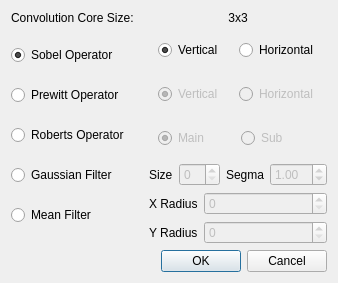
<?xml version="1.0" encoding="UTF-8"?>
<ui version="4.0">
 <class>BuiltInConvolutionDialog</class>
 <widget class="QDialog" name="BuiltInConvolutionDialog">
  <property name="geometry">
   <rect>
    <x>0</x>
    <y>0</y>
    <width>338</width>
    <height>272</height>
   </rect>
  </property>
  <property name="windowTitle">
   <string>Built-in Convolution</string>
  </property>
  <property name="windowIcon">
   <iconset resource="images.qrc">
    <normaloff>:/images/filter.png</normaloff>:/images/filter.png</iconset>
  </property>
  <layout class="QVBoxLayout" name="verticalLayout_3">
   <item>
    <layout class="QGridLayout" name="gridLayout">
     <item row="0" column="0">
      <widget class="QLabel" name="label_4">
       <property name="text">
        <string>Convolution Core Size:</string>
       </property>
      </widget>
     </item>
     <item row="0" column="1">
      <widget class="QLabel" name="sizeLabel">
       <property name="text">
        <string>3x3</string>
       </property>
       <property name="alignment">
        <set>Qt::AlignCenter</set>
       </property>
      </widget>
     </item>
     <item row="1" column="0">
      <layout class="QVBoxLayout" name="verticalLayout">
       <item>
        <widget class="QRadioButton" name="sobelButton">
         <property name="text">
          <string>Sobel Operator</string>
         </property>
         <property name="checked">
          <bool>true</bool>
         </property>
        </widget>
       </item>
       <item>
        <widget class="QRadioButton" name="prewittButton">
         <property name="text">
          <string>Prewitt Operator</string>
         </property>
        </widget>
       </item>
       <item>
        <widget class="QRadioButton" name="robertsButton">
         <property name="text">
          <string>Roberts Operator</string>
         </property>
         <property name="checked">
          <bool>false</bool>
         </property>
        </widget>
       </item>
       <item>
        <widget class="QRadioButton" name="gaussButton">
         <property name="text">
          <string>Gaussian Filter</string>
         </property>
        </widget>
       </item>
       <item>
        <widget class="QRadioButton" name="meanButton">
         <property name="text">
          <string>Mean Filter</string>
         </property>
        </widget>
       </item>
      </layout>
     </item>
     <item row="1" column="1">
      <layout class="QVBoxLayout" name="verticalLayout_2">
       <item>
        <widget class="QWidget" name="widget" native="true">
         <layout class="QHBoxLayout" name="horizontalLayout">
          <item>
           <widget class="QRadioButton" name="sobelVerticalButton">
            <property name="text">
             <string>Vertical</string>
            </property>
            <property name="checked">
             <bool>true</bool>
            </property>
           </widget>
          </item>
          <item>
           <widget class="QRadioButton" name="sobelHorizontalButton">
            <property name="text">
             <string>Horizontal</string>
            </property>
           </widget>
          </item>
         </layout>
        </widget>
       </item>
       <item>
        <widget class="QWidget" name="widget_2" native="true">
         <layout class="QHBoxLayout" name="horizontalLayout_2">
          <item>
           <widget class="QRadioButton" name="prewittVerticalButton">
            <property name="enabled">
             <bool>false</bool>
            </property>
            <property name="text">
             <string>Vertical</string>
            </property>
            <property name="checked">
             <bool>true</bool>
            </property>
           </widget>
          </item>
          <item>
           <widget class="QRadioButton" name="prewittHorizontalButton">
            <property name="enabled">
             <bool>false</bool>
            </property>
            <property name="text">
             <string>Horizontal</string>
            </property>
           </widget>
          </item>
         </layout>
        </widget>
       </item>
       <item>
        <widget class="QWidget" name="widget_3" native="true">
         <layout class="QHBoxLayout" name="horizontalLayout_6">
          <item>
           <widget class="QRadioButton" name="robertsMainButton">
            <property name="enabled">
             <bool>false</bool>
            </property>
            <property name="text">
             <string>Main</string>
            </property>
            <property name="checked">
             <bool>true</bool>
            </property>
           </widget>
          </item>
          <item>
           <widget class="QRadioButton" name="robertsSubButton">
            <property name="enabled">
             <bool>false</bool>
            </property>
            <property name="text">
             <string>Sub</string>
            </property>
           </widget>
          </item>
         </layout>
        </widget>
       </item>
       <item>
        <layout class="QHBoxLayout" name="horizontalLayout_3">
         <item>
          <widget class="QLabel" name="label">
           <property name="text">
            <string>Size</string>
           </property>
          </widget>
         </item>
         <item>
          <widget class="QSpinBox" name="gaussSizeSpinBox">
           <property name="enabled">
            <bool>false</bool>
           </property>
          </widget>
         </item>
         <item>
          <widget class="QLabel" name="label_5">
           <property name="text">
            <string>Segma</string>
           </property>
          </widget>
         </item>
         <item>
          <widget class="QDoubleSpinBox" name="gaussSegmaSpinBox">
           <property name="enabled">
            <bool>false</bool>
           </property>
           <property name="minimum">
            <double>0.500000000000000</double>
           </property>
           <property name="value">
            <double>1.000000000000000</double>
           </property>
          </widget>
         </item>
        </layout>
       </item>
       <item>
        <layout class="QFormLayout" name="formLayout">
         <item row="0" column="0">
          <widget class="QLabel" name="label_2">
           <property name="text">
            <string>X Radius</string>
           </property>
          </widget>
         </item>
         <item row="0" column="1">
          <widget class="QSpinBox" name="meanXRadiusSpinBox">
           <property name="enabled">
            <bool>false</bool>
           </property>
          </widget>
         </item>
         <item row="1" column="0">
          <widget class="QLabel" name="label_3">
           <property name="text">
            <string>Y Radius</string>
           </property>
          </widget>
         </item>
         <item row="1" column="1">
          <widget class="QSpinBox" name="meanYRadiusSpinBox">
           <property name="enabled">
            <bool>false</bool>
           </property>
          </widget>
         </item>
        </layout>
       </item>
      </layout>
     </item>
    </layout>
   </item>
   <item>
    <layout class="QHBoxLayout" name="horizontalLayout_8">
     <item>
      <spacer name="horizontalSpacer_2">
       <property name="orientation">
        <enum>Qt::Horizontal</enum>
       </property>
       <property name="sizeHint" stdset="0">
        <size>
         <width>40</width>
         <height>20</height>
        </size>
       </property>
      </spacer>
     </item>
     <item>
      <widget class="QPushButton" name="okPushButton">
       <property name="sizePolicy">
        <sizepolicy hsizetype="Preferred" vsizetype="Fixed">
         <horstretch>0</horstretch>
         <verstretch>0</verstretch>
        </sizepolicy>
       </property>
       <property name="text">
        <string>OK</string>
       </property>
      </widget>
     </item>
     <item>
      <widget class="QPushButton" name="cancelPushButton">
       <property name="sizePolicy">
        <sizepolicy hsizetype="Preferred" vsizetype="Fixed">
         <horstretch>0</horstretch>
         <verstretch>0</verstretch>
        </sizepolicy>
       </property>
       <property name="text">
        <string>Cancel</string>
       </property>
      </widget>
     </item>
    </layout>
   </item>
  </layout>
 </widget>
 <resources>
  <include location="images.qrc"/>
 </resources>
 <connections/>
</ui>
